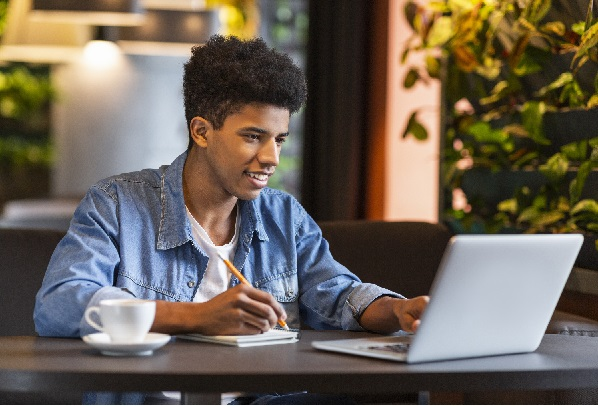
#> input picture Image-Blurring/freelancer.jpg, 598 x 406 px
$ python main.py
#> lines starting #> are read from the running program, lines starting #| are printed output that depends on the picture
import os
import cv2

folder = os.path.dirname(os.path.abspath(__file__))
image_path = os.path.join(folder, 'freelancer.jpg')

img = cv2.imread(image_path)
#> img is the input picture: shape (406, 598, 3); mean B, G, R 87.5, 99.4, 109.2
print(img.shape)
#| (406, 598, 3)

k_size = 25
img_blur = cv2.blur(img, (k_size, k_size))
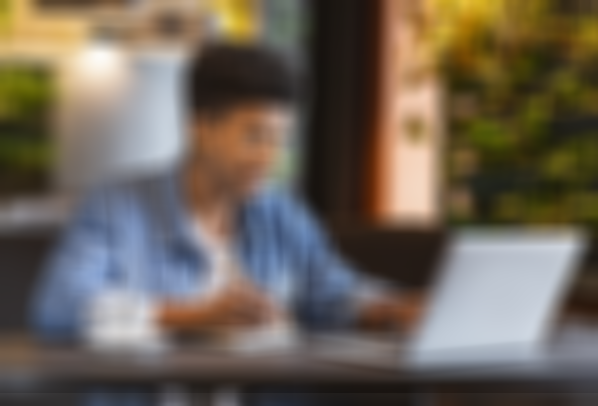
#> img_blur: shape (406, 598, 3); mean B, G, R 87.3, 99.1, 109
img_gauss = cv2.GaussianBlur(img, (k_size, k_size), 5)
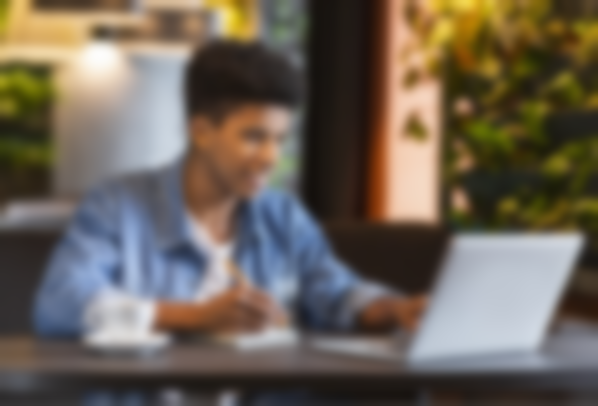
#> img_gauss: shape (406, 598, 3); mean B, G, R 87.3, 99.1, 109
img_median = cv2.medianBlur(img, k_size)
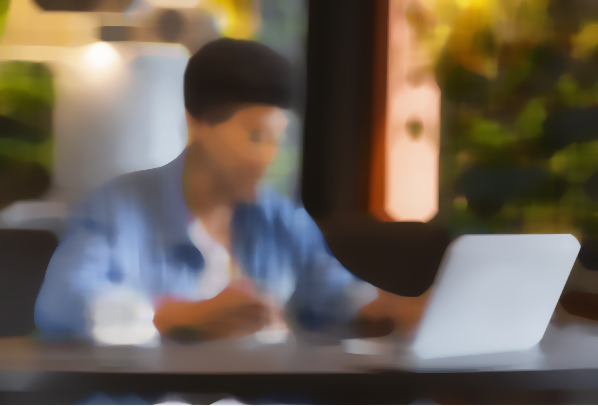
#> img_median: shape (406, 598, 3); mean B, G, R 85.8, 97.7, 108.1

cv2.imshow('img', img)
cv2.imshow('img_gauss', img_gauss)
cv2.imshow('img_median', img_median)
cv2.imshow('img_blur', img_blur)

cv2.waitKey(0)
